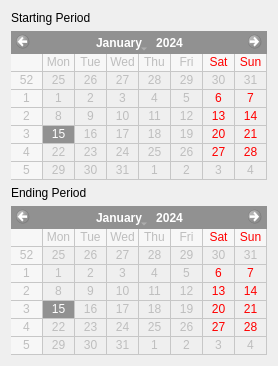
             <widget class="QWidget" name="tab">
              <attribute name="title">
               <string>Backtest Period</string>
              </attribute>
              <layout class="QVBoxLayout" name="verticalLayout">
               <item>
                <widget class="QLabel" name="startingPeriodLabel">
                 <property name="text">
                  <string>Starting Period</string>
                 </property>
                </widget>
               </item>
               <item>
                <widget class="QCalendarWidget" name="backtestStartDate">
                 <property name="enabled">
                  <bool>false</bool>
                 </property>
                 <property name="minimumDate">
                  <date>
                   <year>2015</year>
                   <month>9</month>
                   <day>14</day>
                  </date>
                 </property>
                 <property name="gridVisible">
                  <bool>true</bool>
                 </property>
                </widget>
               </item>
               <item>
                <widget class="QLabel" name="endingPeriodLabel">
                 <property name="text">
                  <string>Ending Period</string>
                 </property>
                </widget>
               </item>
               <item>
                <widget class="QCalendarWidget" name="backtestEndDate">
                 <property name="enabled">
                  <bool>false</bool>
                 </property>
                 <property name="gridVisible">
                  <bool>true</bool>
                 </property>
                 <property name="selectionMode">
                  <enum>QCalendarWidget::SingleSelection</enum>
                 </property>
                </widget>
               </item>
              </layout>
             </widget>
